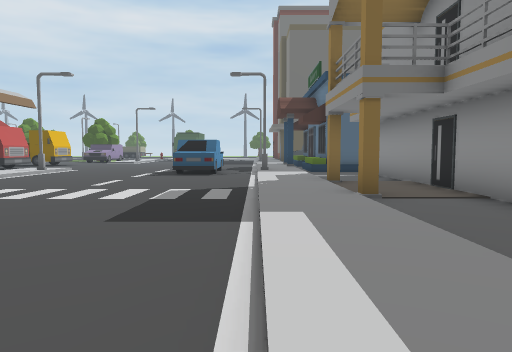
[1] (above)

24 first-person views from a walk through a 3-D level made in the Unity game engine. The camera is 1.5 m above the floor, tilts 4° down and sees 70° across. Doors are open. The floor is counted in squares, 2 m on a side. Each view is taken from the middle of a square. On the plan, view 1 faces up. The plan holds only what a view shows up to about 11 squares ahead; the rest is blank. The place goes on beyond the plan. The player character is not drawn. Some animated figures are left out.

[2]
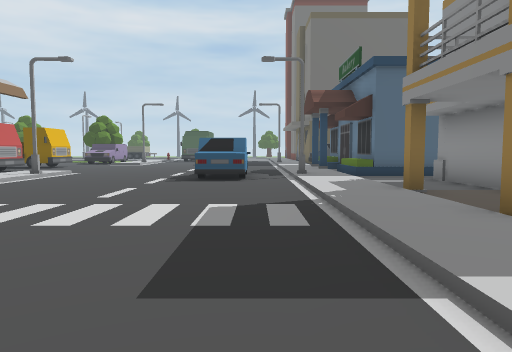

[3]
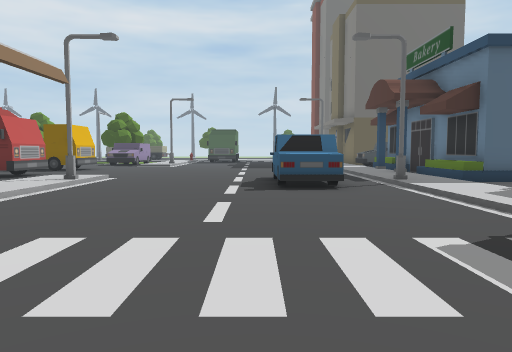

[4]
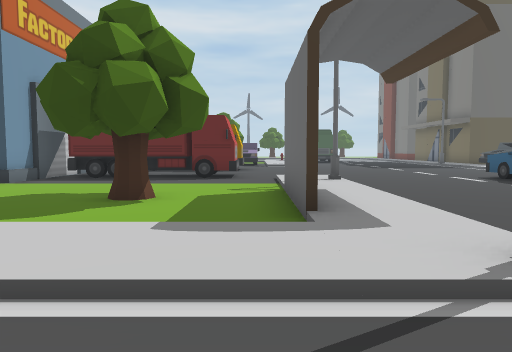

[5]
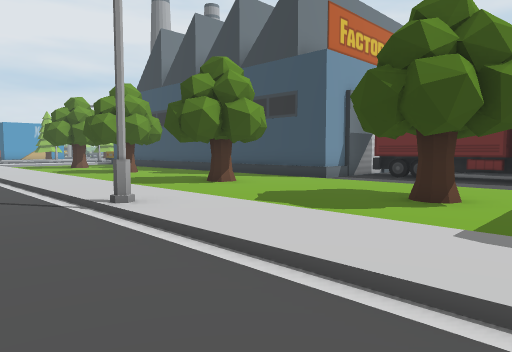

[6]
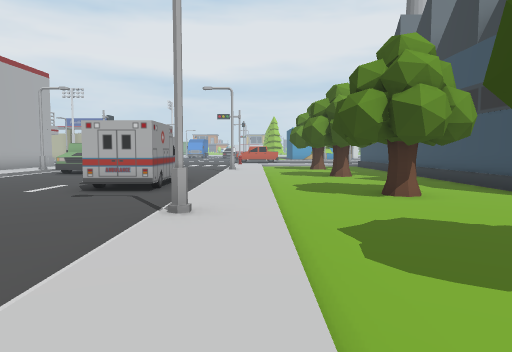

[7]
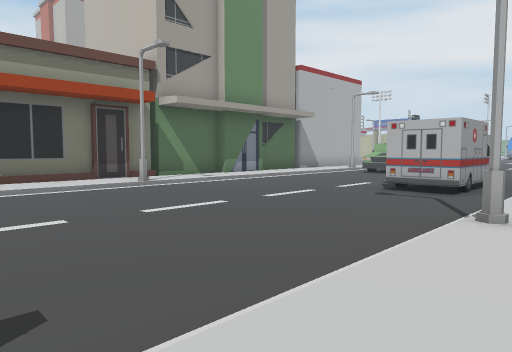

[8]
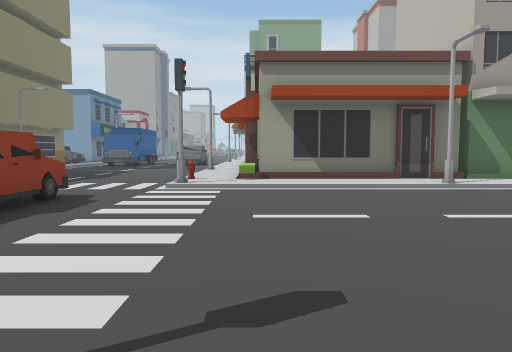

[9]
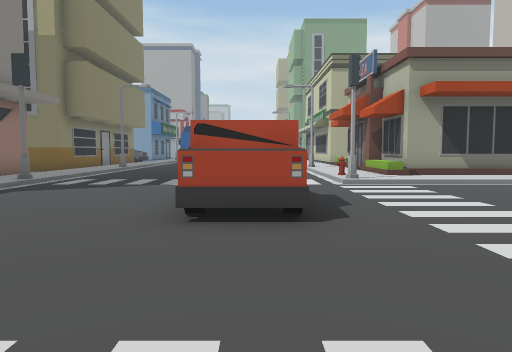

[10]
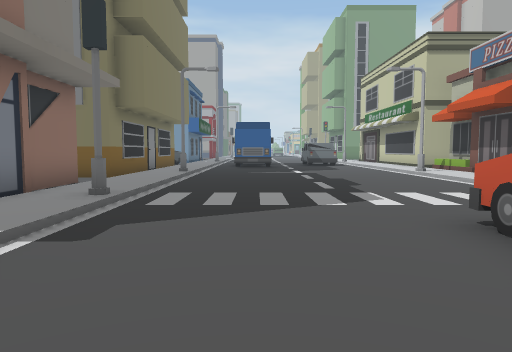

[11]
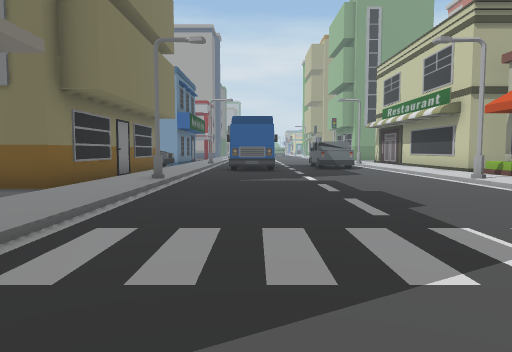

[12]
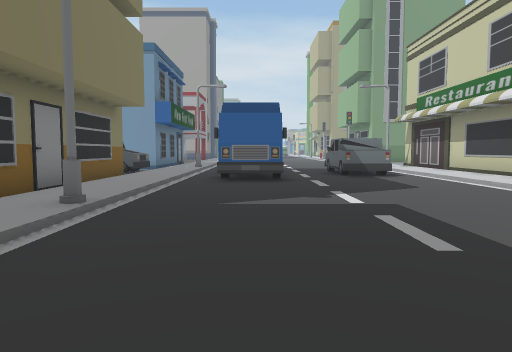

[13]
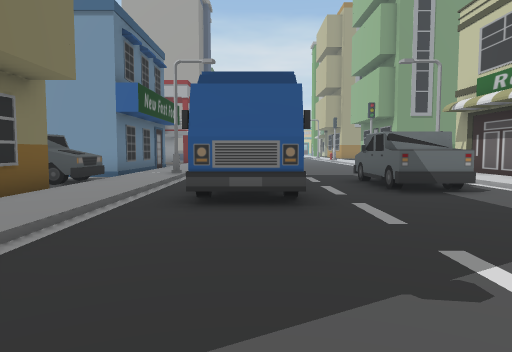

[14]
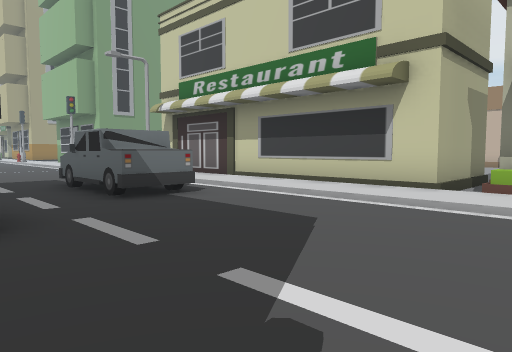

[15]
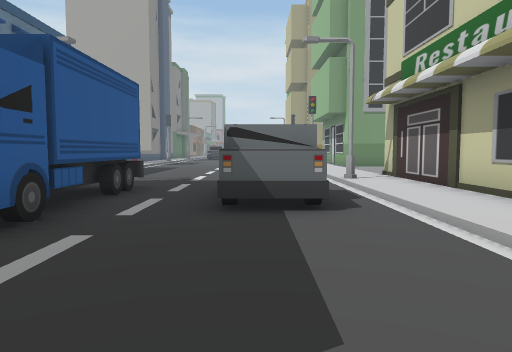

[16]
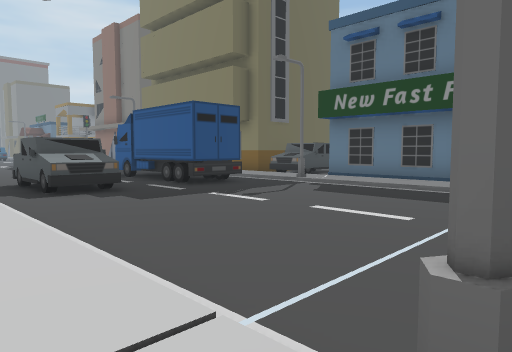

[17]
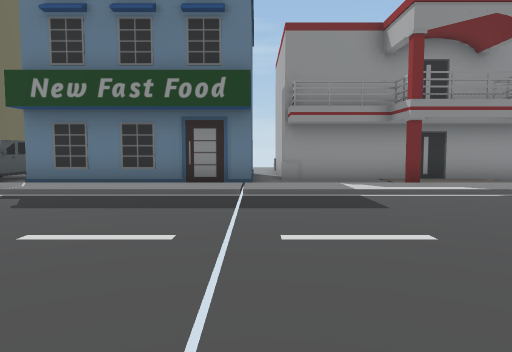

[18]
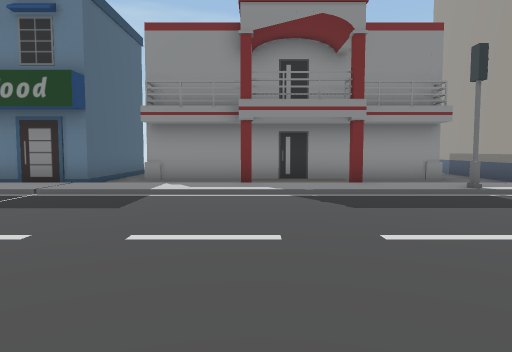

[19]
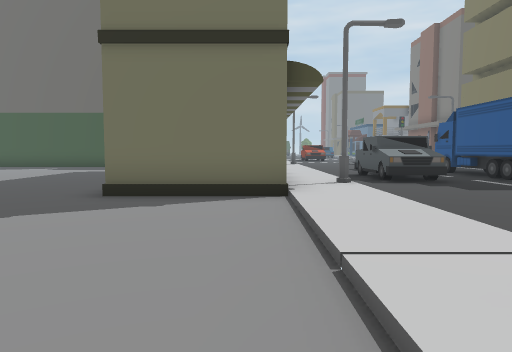

[20]
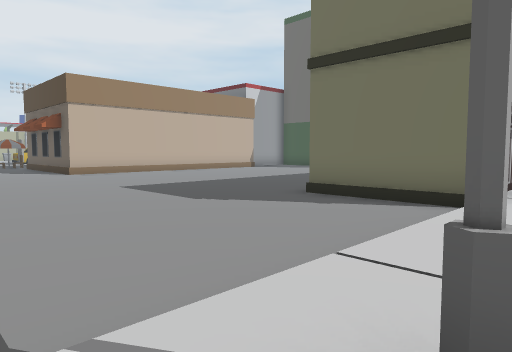

[21]
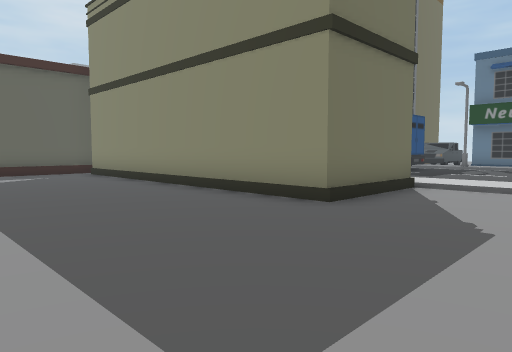

[22]
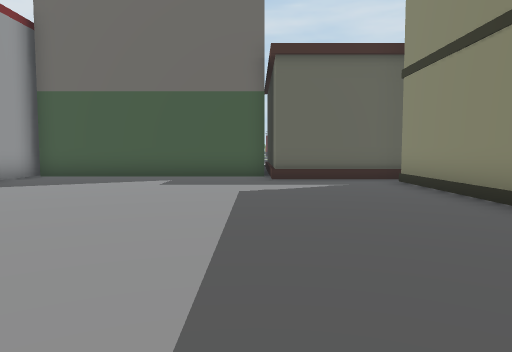

[23]
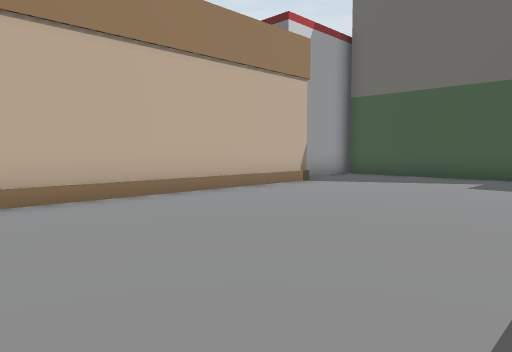

[24]
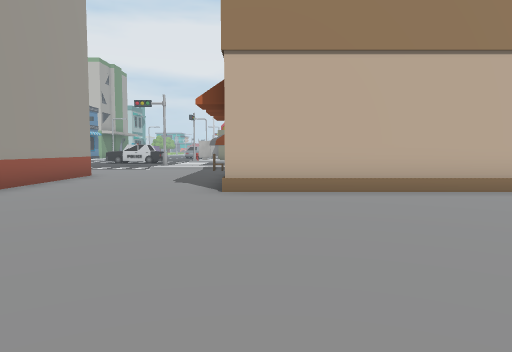

### Floor plan
Key: @ floor where view 1 was taken; # wall or solid block; . main floor; : floor 0.25 m higher than the main floor; / step, stairs or slope; C car; B building; S streetlight; T tree; R truck; O other object.
Columns run from 25 left of view 1 to 4 right of it. Each row starts with its distance up from view 1.
 15          BB   ##. ...... // B
 14          BB#####.//....C /:BB
 13      BBBBBB......:/....CC/:BBB
 12      ............:S....C.S:...
 11      ............:/....C./:..#
 10     O....T....T..#/....../:..#
  9      ............#/....../:..#
  8      ............#/....../:#.#
  7     ::::::::::::::/....../:..#
  6     ////////S///// ....../:#.#
  5     ..###................/:..#
  4         #................/:..
  3        .............RR.../:.
  2      ...............RR.../:
  1      ...............RR.../:
  0      .. .................@:
 -1          ///S//////......#:B
 -2           ::::::::/....../:B
 -3          BBBBBBBB:O....../:B
 -4           B     B:/....../:B
 -5                 B:/....../:.
 -6                 B:/....../:BB
 -7                 B:/....../:B
 -8    #BBBBBBBB    B:S......S:B
 -9    #.......BBBB B:/....../:B
-10    #..........BBB:/....../:B
-11     ..........B B:/....../:B
-12     #.........B B:/....##/:B
-13     #.........B B:/....# /:B
-14     #.........B B:/RR..# /:B
-15     #.........B B:/RR..# /:RR
-16     #.........B B:/RR..##/:RRR
-17     #.........B B:/....../:..
-18     #.........B B:S......S:BBB
-19     #.........BBB:/....../:B
-20     #............:/....../:B
-21 .................:/....../:B
-22 .................:/....../:B
-23 .................:/....../:BBB
-24 .......   .......:#....../: .#
-25 BBBBB          ..:/ ...../: .#
-26                    ....../: .#
-27                   /....../:#.#
-28                    ....../:..#
-29                     ...../:#.#
-30                       .../: .#
-31                        ..#: .#
-32                          /: .#

Positions as (right, up) in squares from view 1, and headings:
1: (0, 0), facing up
2: (-1, 2), facing up
3: (-3, 4), facing up
4: (-9, 4), facing up
5: (-9, 4), facing up-left
6: (-9, 7), facing left
7: (-9, 7), facing down-left
8: (-9, 7), facing down
9: (-5, 7), facing down
10: (-2, 4), facing down
11: (-2, 1), facing down
12: (-2, -3), facing down
13: (-2, -7), facing down
14: (-2, -8), facing down-left
15: (-5, -9), facing down
16: (-8, -24), facing up-right
17: (-7, -23), facing right
18: (-7, -27), facing right
19: (-9, -25), facing up
20: (-7, -25), facing up-left
21: (-16, -22), facing up-right
22: (-15, -19), facing up
23: (-15, -19), facing up-left
24: (-14, -20), facing left
